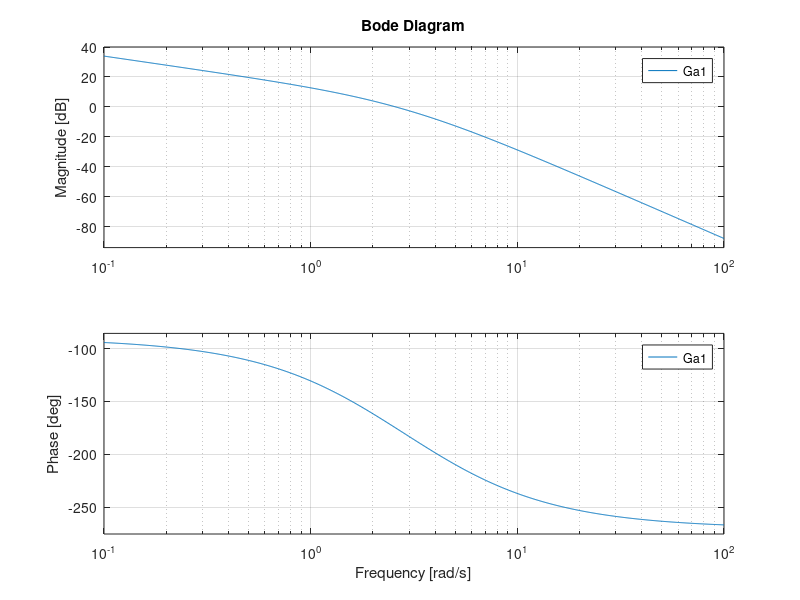
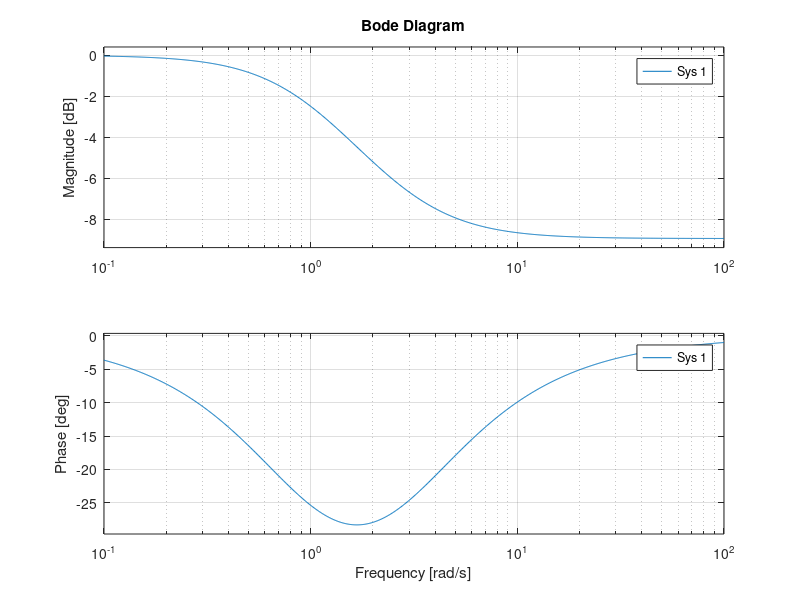
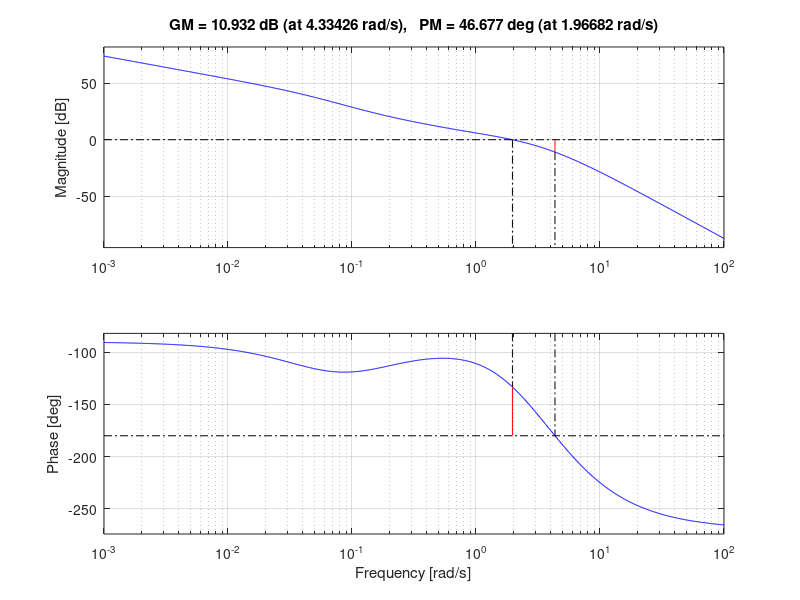
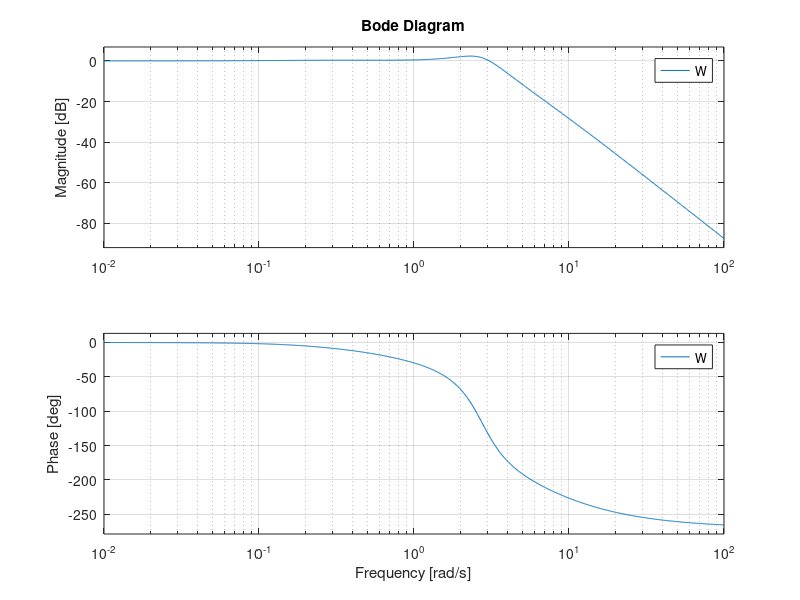

Here is the MATLAB script that generated these plots, in order:
clear all
close all
clc

s = tf('s');
F = 10/(s*(s+2)*(s+4))

Kr = 1

% progettare C(s) in modo che il sistema in catena chiusa soddisfi le seguenti specifiche:
%   * |er,inf| <= 0.2 per r(t) = t
%   * Sovraelongazione massima della risposta al gradino unitario non superiore al 25%
%   * Banda passante pari a circa 3.2 rad/s (con tolleranza dei +-15%)

% le prime due specifiche sono uguali agli esercizi L_11_05_21, quindi:
% C(s) = Kc * C'(s)
Kc = 4  % minimo valore ammissibile e la funzione d'anello di partenza e' di nuovo data da
Ga1 = Kc*F  % = 40/(s*(s+2)*(s+4))
% La specifica sulla sovraelongazione massima implica mf_min = 43 - 45
% La nuova specifica sulla banda passante implica 2.72 <= wB <= 3.68 rad/s
%               ->  wc_des = 0.63 * wB_des = 2 rad/s

% Nell'esercizio svolto su carta (vedi appunti, pag. 199) avevamo utilizzato una rete derivativa da 3
% e una rete integrativa con mi = 3 (2.8 sulle slide)

bode(Ga1)

wc_des = 2;
[m,f] = bode(Ga1,wc_des)

% Dal DdB vedo che devo far salire la fase per poter garantire il margine di fase 
% Ho inoltre che il modulo è gia' maggiore di 0 e crescera' ancora mettendo
% la rete anticipatrice, quindi devo pensare di mettere una rete attenuatrice 

%% rete anticipatrice
md = 3;  % mi consente un recupero massimo di fase di 30 gradi, quindi 5 gradi in piu' del minimo necessario 
xd = sqrt(md);
taud = xd/wc_des;
Rd = (1+taud*s)/(1+taud/md*s);
Ga2 = Ga1 * Rd;
[m1,f2] = bode(Ga2,wc_des)  % m1 = 2,74, approssimo a 2.8

%% rete attenuatrice
mi = 2.8;
figure,bode((1+s/mi)/(1+s))   % Vedo che il modulo rimane pressoche' invariato da circa 40 rad/s in poi.
                              % In corrispondenza di questo valore si ha
                              % perdita di fase di circa 2.6 gradi, quindi
                              % è accettbile (rientra nel margine di fase)
xi = 40
taui = xi/wc_des;
Ri = (1+taui/mi*s)/(1+taui*s);
Ga3 = Ga2 * Ri;

figure,margin(Ga3)  % Controllo i margini di modulo e fase e w di crossover
                    % Vanno bene, completo il progetto del controllore
                    
%% 
C = Kc * Rd * Ri;
W = feedback(C*F,1);
figure,bode(W)  % per specifica sulla banda passante
figure,step(W)  % per specifica sulla risposta al gradino
